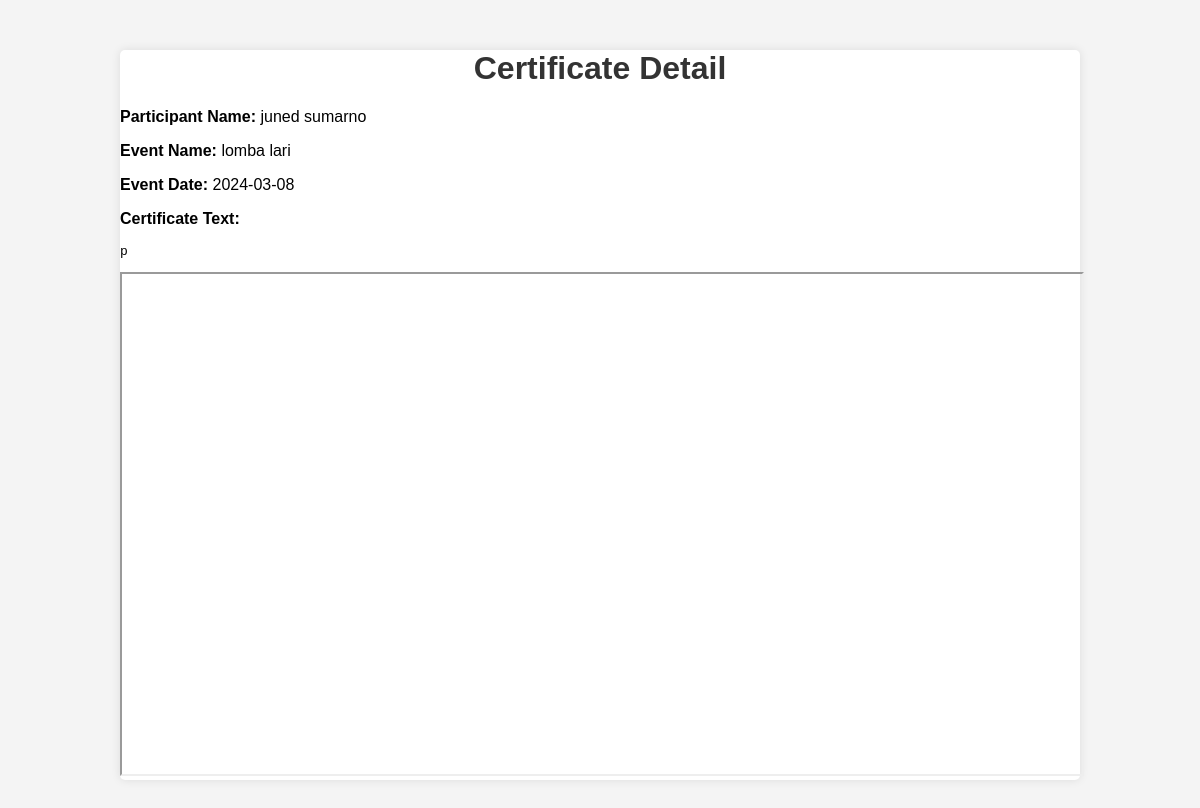
The app's page /admin/certificate_detail.php?id=33 (signed in) with its own data.
### tables this page shows
CREATE TABLE `certificates` (
  `certificate_id` int(11) NOT NULL,
  `participant_name` varchar(255) NOT NULL,
  `event_name` varchar(255) NOT NULL,
  `event_date` date NOT NULL,
  `certificate_text` text DEFAULT NULL,
  `created_at` timestamp NOT NULL DEFAULT current_timestamp()
);

### admin/certificate_detail.php (the view, shortened to what this page needs)
<?php
$certificate_id = $_GET['id'];
$servername = "localhost";
$username = "root";
$password = "";
$dbname = "sertifikat_online";
$conn = new mysqli($servername, $username, $password, $dbname);
$sql_certificate_detail = "SELECT * FROM certificates WHERE certificate_id = $certificate_id";
$result_certificate_detail = $conn->query($sql_certificate_detail);
if ($result_certificate_detail->num_rows > 0) {
    $certificate = $result_certificate_detail->fetch_assoc();
    ?>
    <!DOCTYPE html>
    <html lang="en">
    <head>
        <link rel="stylesheet" href="../assets/css/admin_dashboard.css">
    </head>
        <div class="container">
            <h1>Certificate Detail</h1>
            <div class="certificate-details">
                <p><strong>Participant Name:</strong> <?php echo $certificate['participant_name']; ?></p>
                <p><strong>Event Name:</strong> <?php echo $certificate['event_name']; ?></p>
                <p><strong>Event Date:</strong> <?php echo $certificate['event_date']; ?></p>
                <p><strong>Certificate Text:</strong></p>
                <pre><?php echo $certificate['certificate_text']; ?></pre>
                <iframe src="generate_pdf.php?id=<?php echo $certificate['certificate_id']; ?>" style="width: 100%; height: 500px;"></iframe>
            </div>
        </div>
    </body>
    </html>
    <?php
} else {
    echo "Certificate not found.";
}
?>

### assets/css/admin_dashboard.css (style rules this page uses)
.container { width: 80%; margin: 50px auto; background-color: #fff; border-radius: 5px; box-shadow: 0 0 10px rgba(0, 0, 0, 0.1); }
h1 { margin-top: 0; text-align: center; color: #333; }

### records on screen
certificates: participant_name "juned sumarno", event_name "lomba lari", event_date "2024-03-08", certificate_text "p"
